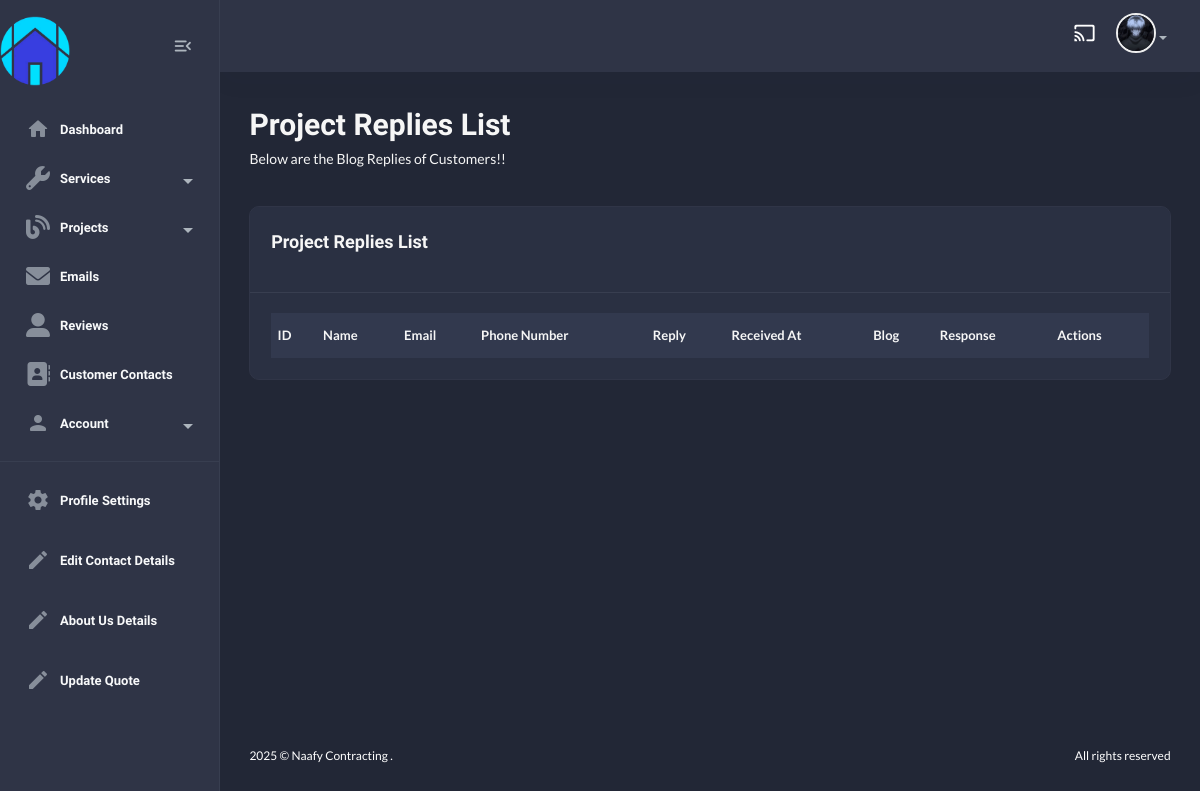
The page /useradmin/blog-replies/ (signed in) on the database as committed earlier.
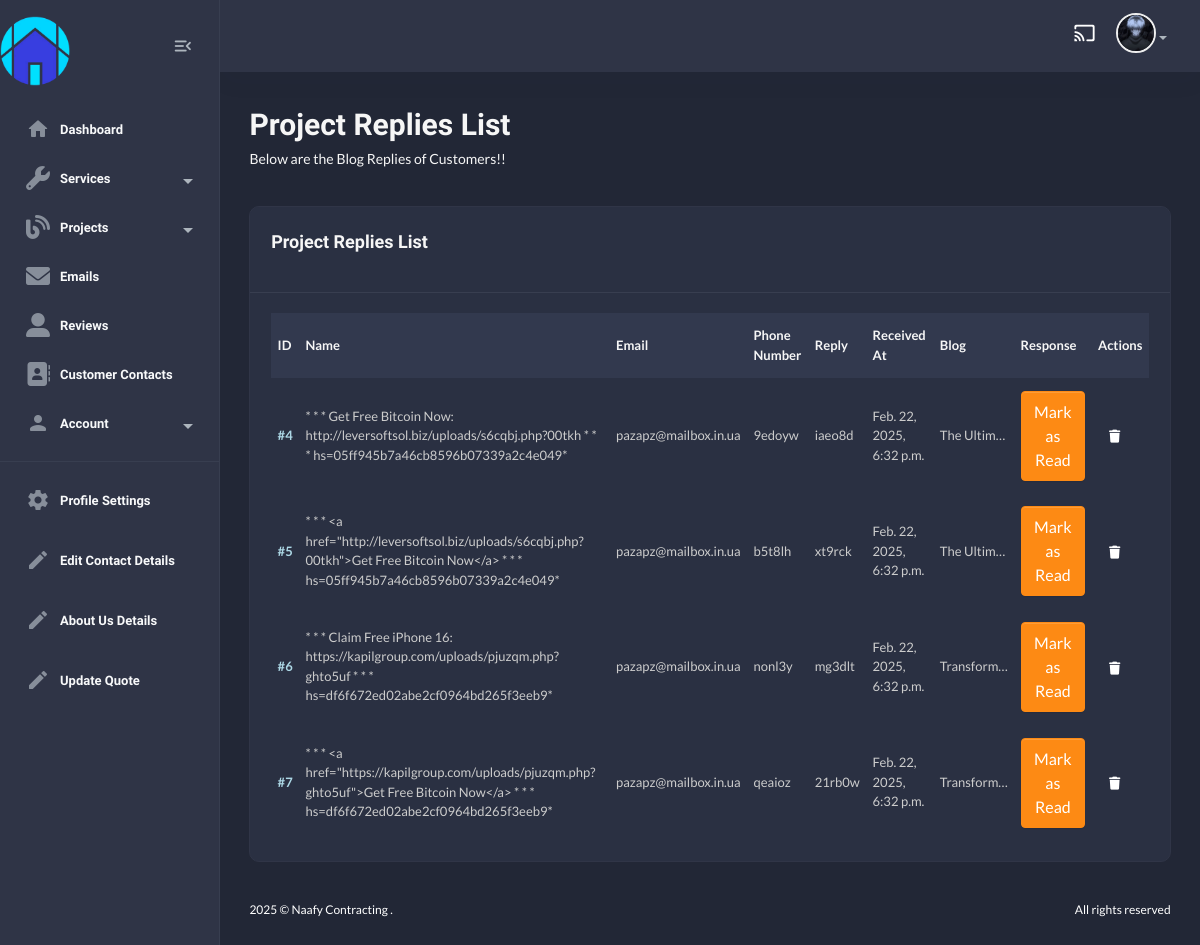
The same page on the database as committed later.
### useradmin/models.py (models this page shows, shortened)
class Profile(models.Model):
    user = models.OneToOneField(User, on_delete=models.CASCADE)
    first_name = models.CharField(max_length=255, blank=True, null=True)
    last_name = models.CharField(max_length=255, blank=True, null=True)
    email = models.EmailField(max_length=255, blank=True, null=True)
    bio = models.TextField(default="This is My Bio!")
    address = models.CharField(max_length=255, blank=True, null=True)
    profile_image = models.ImageField(upload_to='profile_images/', blank=True, null=True)
    last_updated = models.DateTimeField(auto_now=True)

### blog/models.py (models this page shows, shortened)
class BlogReply(models.Model):
    blog = models.ForeignKey(Blog, on_delete=models.CASCADE)
    name = models.CharField(max_length=100)
    email = models.EmailField(max_length=254)  # Removed unique=True
    phone_no = models.CharField(max_length=15)  # Changed to CharField
    reply = models.TextField()
    sent_at = models.DateTimeField(auto_now_add=True)
    response = models.BooleanField(default=False)

class Blog(models.Model):
    title = models.CharField(max_length=500)
    content = models.TextField()
    image = models.ImageField(upload_to='blog/', blank=True, null=True)
    slug = models.SlugField(unique=True, blank=True)
    quotes = models.CharField(max_length=500, default="You Have the Power To Change the World!")
    created_at = models.DateTimeField(auto_now_add=True)
    updated_at = models.DateTimeField(auto_now=True)
    latest = models.BooleanField(default=False)
    class Meta:
        verbose_name_plural = "Blogs"

### useradmin/views.py (the view)
# urls.py: path("blog-replies/", views.blog_reply_list, name="blog-reply-list"),
@login_required
def blog_reply_list(request):
    replies = BlogReply.objects.all()
    return render(request, "useradmin/blog-reply-list.html", {"replies":replies})

### home/context_processors.py (called while the page is built)
def default(request):
    contact_details = ContactDetails.objects.first()
    return {
        "contact_details" : contact_details,
    }

### templates/useradmin/blog-reply-list.html (shortened to what this page needs)
{% extends "useradmin/base.html" %}
    {% load static %}
        {% block content %}
            <section class="content-main">
                <div class="content-header">
                    <div>
                        <h2 class="content-title card-title">Project Replies List</h2>
                        <p>Below are the Blog Replies of Customers!!</p>
                    </div>
                </div>
                <div class="card mb-4">
                    <header class="card-header">
                        <h4 class="card-title">Project Replies List</h4>
                    </header>
                    <div class="card-body">
                        <div class="table-responsive">
                            <div class="table-responsive">
                                <table class="table align-middle table-nowrap mb-0">
                                    <thead class="table-light">
                                        <tr>
                                            <th class="align-middle" scope="col">ID</th>
                                            <th class="align-middle" scope="col">Name</th>
                                            <th class="align-middle" scope="col">Email</th>
                                            <th class="align-middle" scope="col">Phone Number</th>
                                            <th class="align-middle" scope="col">Reply</th>
                                            <th class="align-middle" scope="col">Received At</th>
                                            <th class="align-middle" scope="col">Blog</th>
                                            <th class="align-middle" scope="col">Response</th>
                                            <th class="align-middle" scope="col">Actions</th>
                                        </tr>
                                    </thead>
                                    <tbody>
                                        {% for r in replies %}
                                            <tr>
                                                <td><a href="{% url "useradmin:reply-detail" r.id %}" class="fw-bold">#{{r.id}}</a></td>
                                                <td>{{r.name}}</td>
                                                <td>{{r.email}}</td>
                                                <td>{{r.phone_no}}</td>
                                                <td>{{r.reply|truncatechars:30}}</td>
                                                <td>{{r.sent_at}}</td>
                                                <td>{{r.blog.title|truncatechars:10}}</td>
                                                <td>
                                                    {% if r.response %}
                                                        <span class="badge bg-success">DONE</span>
                                                    {% else %}
                                                        <form method="POST" action="{% url "useradmin:reply-response" r.id %}">
                                                            <button type="submit" class="btn btn-warning">Mark as Read</button>
                                                        </form>
                                                    {% endif %}
                                                </td>
                                                <td>
                                                    <a href="{% url 'useradmin:delete-reply' r.id %}" class="btn btn-sm d-inline"><i class="fas fa-trash"></i></a>
                                                </td>
                                            </tr>
                                        {% endfor %}
                                    </tbody>
                                </table>
                            </div>
                        </div>
                    </div>
                </div>
            </section>
{% endblock content %}

### templates/useradmin/base.html (shortened to what this page needs)
{% load static %}
<!DOCTYPE html>
<html lang="en">
    <head>
        <link href="{% static 'assets1/css/main.css' %}" rel="stylesheet" type="text/css" />
        <link rel="stylesheet" href="https://use.fontawesome.com/releases/v5.15.4/css/all.css">
        <link rel="stylesheet" href="{% static 'css/custom.css' %}" type="text/css">
        <link rel="stylesheet" href="https://cdnjs.cloudflare.com/ajax/libs/font-awesome/6.0.0/css/all.min.css">
    </head>
    <body class="dark">
        <aside class="navbar-aside" id="offcanvas_aside">
            <div class="d-flex justify-content-center align-items-center">
                <a href="{% url 'home:home' %}" target="_blank" class="brand-wrap">
                    <img src="{% static 'img/logo.png' %}" class="logo mr-100 mt-3" width="70px" alt="Naafy Dashboard" />
                </a>
                <div class="mx-3">
                    <button class="btn btn-icon btn-aside-minimize">
                        <i class="text-muted material-icons md-menu_open"></i>
                    </button>
                </div>
            </div>
            <nav>
                <ul class="menu-aside">
                    <li class="menu-item {% url 'useradmin:dashboard' as dashboard_url %} {% if request.path == dashboard_url %}active{% endif %}">
                        <a class="menu-link" href="{% url 'useradmin:dashboard' %}">
                            <i class="icon material-icons md-home"></i>
                            <span class="text">Dashboard</span>
                        </a>
                    </li>
                    <li class="menu-item has-submenu">
                        <a class="menu-link" href="#">
                            <i class="icon fas fa-wrench"></i>
                            <span class="text">Services</span>
                        </a>
                    </li>
                    <li class="menu-item has-submenu">
                        <a class="menu-link" href="#">
                            <i class="icon fas fa-blog"></i>
                            <span class="text">Projects</span>
                        </a>
                    </li>
                    <li class="menu-item {% url 'useradmin:email-list' as email_list_url %} {% if request.path == email_list_url %}active{% endif %}">
                        <a class="menu-link" href="{% url 'useradmin:email-list' %}">
                            <i class="icon fas fa-envelope"></i>
                            <span class="text">Emails</span>
                        </a>
                    </li>
                    <li class="menu-item {% url 'useradmin:reviews-list' as reviews_list_url %} {% if request.path == reviews_list_url %}active{% endif %}">
                        <a class="menu-link" href="{% url 'useradmin:reviews-list' %}">
                            <i class="icon fas fa-user-alt"></i>
                            <span class="text">Reviews</span>
                        </a>
                    </li>
                    <li class="menu-item {% url 'useradmin:contact-list' as contact_list_url %} {% if request.path == contact_list_url %}active{% endif %}">
                        <a class="menu-link" href="{% url 'useradmin:contact-list' %}">
                            <i class="icon fas fa-address-book"></i>
                            <span class="text">Customer Contacts</span>
                        </a>
                    </li>
                        <li class="menu-item has-submenu">
                            <a class="menu-link">
                                <i class="icon material-icons md-person"></i>
                                <span class="text">Account</span>
                            </a>
                </ul>
                <hr />
                <ul class="menu-aside">
                    <li class="menu-item">
                        <a class="menu-link" href="{% url "useradmin:profile" %}">
                            <i class="icon material-icons md-settings"></i>
                            <span class="text">Profile Settings</span>
                        </a>
                    </li>
                </ul>
                <ul class="menu-aside">
                    <li class="menu-item">
                        <a class="menu-link" href="{% url "useradmin:contact-details" %}">
                            <i class="icon material-icons md-edit"></i>
                            <span class="text">Edit Contact Details</span>
                        </a>
                    </li>
                </ul>
                <ul class="menu-aside">
                    <li class="menu-item">
                        <a class="menu-link" href="{% url "useradmin:about-us" %}">
                            <i class="icon material-icons md-edit"></i>
                            <span class="text">About Us Details</span>
                        </a>
                    </li>
                </ul>
                <ul class="menu-aside">
                    <li class="menu-item">
                        <a class="menu-link" href="{% url "useradmin:quote-view" %}">
                            <i class="icon material-icons md-edit"></i>
                            <span class="text">Update Quote</span>
                        </a>
                    </li>
                </ul>
                <br />
                <br />
            </nav>
        </aside>
        <main class="main-wrap">
            <header class="main-header navbar">
                <div class="col-nav ms-auto">
                    <ul class="nav ms-auto">
                        <li class="nav-item">
                            <a href="#" class="requestfullscreen nav-link btn-icon"><i class="material-icons md-cast"></i></a>
                        </li>
                        <li class="dropdown nav-item">
                            {% if request.user.profile.profile_image %}
                            <a class="dropdown-toggle" data-bs-toggle="dropdown" href="#" id="dropdownAccount" aria-expanded="false"> <img class="img-xs rounded-circle" src="{{request.user.profile.profile_image.url}}" alt="User" /></a>
                            {% endif %}
                        </li>
                    </ul>
                </div>
            </header>
            {% block content %}
            {% endblock content %}
            <footer class="main-footer font-xs">
                <div class="row pb-30 pt-15">
                    <div class="col-sm-6">
                        &copy; Naafy Contracting .
                    </div>
                    <div class="col-sm-6">
                        <div class="text-sm-end">All rights reserved</div>
                    </div>
                </div>
            </footer>
        </main>
    </body>
</html>

Rows that differ between the two databases and show on the page:
added BlogReply: id "4", name "* * * Get Free Bitcoin Now: http://leversoftsol.biz/uploads/s6cqbj.php?00tkh * * * hs=05ff945b7a46cb8596b07339a2c4e049*", email "pazapz@mailbox.in.ua", phone_no "9edoyw", reply "iaeo8d", sent_at "Feb. 22, 2025, 6:32 p.m.", blog "The Ultim…", response "Mark as Read"
added BlogReply: id "5", name "* * * <a href=\"http://leversoftsol.biz/uploads/s6cqbj.php?00tkh\">Get Free Bitcoin Now</a> * * * hs=05ff945b7a46cb8596b07339a2c4e049*", email "pazapz@mailbox.in.ua", phone_no "b5t8lh", reply "xt9rck", sent_at "Feb. 22, 2025, 6:32 p.m.", blog "The Ultim…", response "Mark as Read"
added BlogReply: id "6", name "* * * Claim Free iPhone 16: https://kapilgroup.com/uploads/pjuzqm.php?ghto5uf * * * hs=df6f672ed02abe2cf0964bd265f3eeb9*", email "pazapz@mailbox.in.ua", phone_no "nonl3y", reply "mg3dlt", sent_at "Feb. 22, 2025, 6:32 p.m.", blog "Transform…", response "Mark as Read"
added BlogReply: id "7", name "* * * <a href=\"https://kapilgroup.com/uploads/pjuzqm.php?ghto5uf\">Get Free Bitcoin Now</a> * * * hs=df6f672ed02abe2cf0964bd265f3eeb9*", email "pazapz@mailbox.in.ua", phone_no "qeaioz", reply "21rb0w", sent_at "Feb. 22, 2025, 6:32 p.m.", blog "Transform…", response "Mark as Read"
